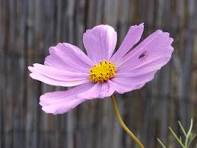
#> input picture 2ns_Sem_Compile/CV/17_march/image.jpeg, 197 x 148 px
$ jupyter execute spatial_fil.ipynb
#> lines starting #> are read from the running program, lines starting #| are printed output that depends on the picture; long printed decimals are rounded
Spatial Filtering

[cell 1]
import cv2
import numpy as np
import matplotlib.pyplot as plt

[cell 2]
img = cv2.imread('image.jpeg', cv2.IMREAD_GRAYSCALE)
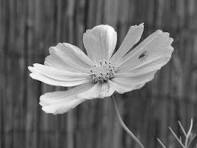
#> img: shape (148, 197); min 20, max 255, mean 103.9

[cell 3]
img_mat = img
print("\n Image Matrix:", img_mat)
#> (printed output is left out)

[cell 4]
#initialize mask
kernel = np.array([[1,1,1],[1,1,1],[1,1,1]])/9
print("\n Kernel:", kernel)

[cell 5]
#prevent size reduction using padding
img_pad = np.pad(img_mat, pad_width = 1, mode ='edge')
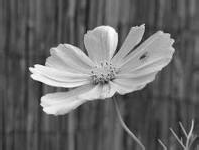
#> img_pad: shape (150, 199); min 20, max 255, mean 103.3

[cell 6]
#find local region
local_reg = img_pad[0:3, 0:3]
#> local_reg = [[84, 84, 72], [84, 84, 72], [83, 83, 72]]
print("\n Local Region:", local_reg)
#|  Local Region: [[84 84 72]
#|  [84 84 72]
#|  [83 83 72]]

[cell 7]
#apply mask to local region
filtered_reg = local_reg * kernel
#> filtered_reg = [[9.33, 9.33, 8], [9.33, 9.33, 8], [9.22, 9.22, 8]]
print("\n Filtered Region:", filtered_reg)
#|  Filtered Region: [[9.333 9.333 8.        ]
#|  [9.333 9.333 8.        ]
#|  [9.222 9.222 8.        ]]

[cell 8]
#new intensity value
new_intensity = np.ceil(np.sum(filtered_reg))
#> new_intensity = 80
print("\n New Intensity Value:", new_intensity)
#|  New Intensity Value: 80.0
